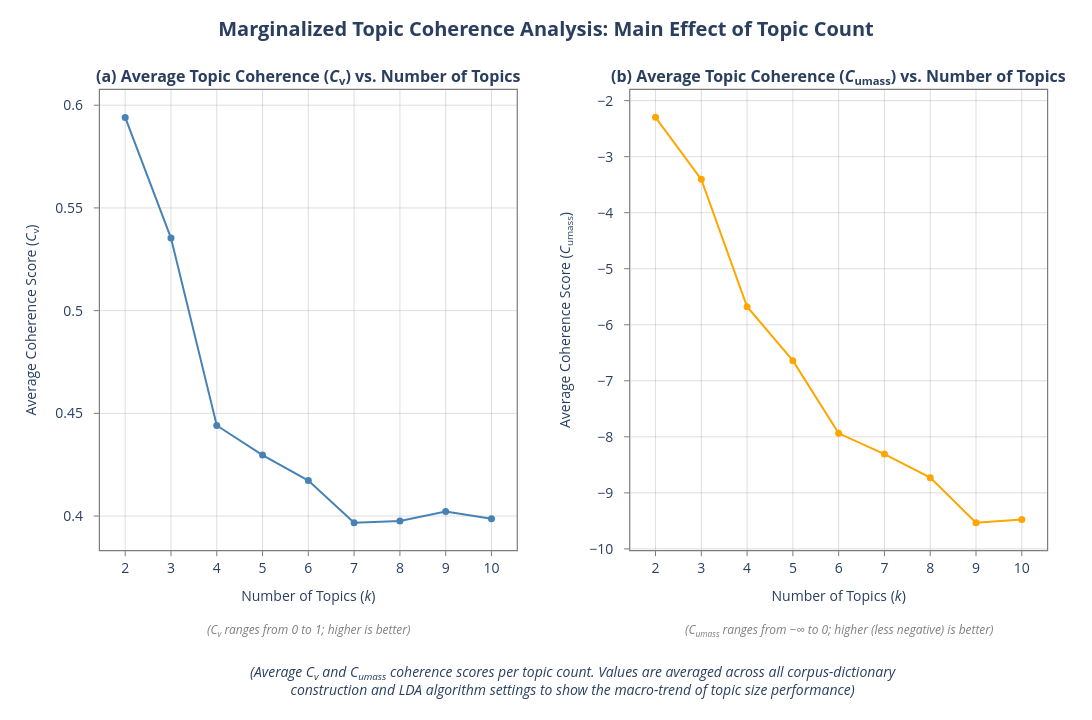

The cell this chart's notebook holds for it:
### Markdown cell above
### LDA Diagnostic Figures

### Code cell
# Marginalized Topic Coherence Analysis
plot_df = (
    lda_results_averaged
)

# Plot styling
blue_color = "steelblue"
orange_color = "orange"
border_color = "rgba(80, 80, 80, 0.75)"
grid_color = "rgba(160, 160, 160, 0.35)"

# Create two side-by-side diagnostic plots
fig = make_subplots(
    rows=1,
    cols=2,
    horizontal_spacing=0.12,
    subplot_titles=(
        "<b>(a) Average Topic Coherence (<i>C</i><sub>v</sub>) vs. Number of Topics</b>",
        "<b>(b) Average Topic Coherence (<i>C</i><sub>umass</sub>) vs. Number of Topics</b>"
    )
)

# (a) C_v coherence
fig.add_trace(
    go.Scatter(
        x=plot_df["num_topics"],
        y=plot_df["coherence_cv"],
        mode="lines+markers",
        name="C_v coherence",
        line=dict(
            color=blue_color,
            width=2
        ),
        marker=dict(
            symbol="circle",
            size=7,
            color=blue_color
        ),
        hovertemplate=(
            "Topics (k): %{x}<br>"
            "C<sub>v</sub>: %{y:.4f}"
            "<extra></extra>"
        )
    ),
    row=1,
    col=1
)

# (b) C_umass coherence
fig.add_trace(
    go.Scatter(
        x=plot_df["num_topics"],
        y=plot_df["coherence_umass"],
        mode="lines+markers",
        name="C_umass coherence",
        line=dict(
            color=orange_color,
            width=2
        ),
        marker=dict(
            symbol="circle",
            size=7,
            color=orange_color
        ),
        hovertemplate=(
            "Topics (k): %{x}<br>"
            "C<sub>umass</sub>: %{y:.4f}"
            "<extra></extra>"
        )
    ),
    row=1,
    col=2
)

# Format the left-panel x-axis
fig.update_xaxes(
    title_text="Number of Topics (<i>k</i>)",
    title_font=dict(size=14),
    tickmode="array",
    tickvals=plot_df["num_topics"].tolist(),
    tickangle=0,

    showgrid=True,
    gridcolor=grid_color,
    griddash="solid",

    showline=True,
    linecolor=border_color,
    linewidth=1.2,
    mirror=True,

    ticks="outside",
    ticklen=5,
    tickcolor=border_color,

    zeroline=False,
    row=1,
    col=1
)

# Format the right-panel x-axis
fig.update_xaxes(
    title_text="Number of Topics (<i>k</i>)",
    title_font=dict(size=14),
    tickmode="array",
    tickvals=plot_df["num_topics"].tolist(),
    tickangle=0,

    showgrid=True,
    gridcolor=grid_color,
    griddash="solid",

    showline=True,
    linecolor=border_color,
    linewidth=1.2,
    mirror=True,

    ticks="outside",
    ticklen=5,
    tickcolor=border_color,

    zeroline=False,
    row=1,
    col=2
)

# Left-panel y-axis: C_v
fig.update_yaxes(
    title_text="Average Coherence Score (<i>C</i><sub>v</sub>)",
    title_font=dict(size=14),

    showgrid=True,
    gridcolor=grid_color,
    griddash="solid",

    showline=True,
    linecolor=border_color,
    linewidth=1.2,
    mirror=True,

    ticks="outside",
    ticklen=5,
    tickcolor=border_color,
    ticklabelstandoff=8,

    zeroline=False,
    row=1,
    col=1
)

# Right-panel y-axis: C_umass
fig.update_yaxes(
    title_text="Average Coherence Score (<i>C</i><sub>umass</sub>)",
    title_font=dict(size=14),

    showgrid=True,
    gridcolor=grid_color,
    griddash="solid",

    showline=True,
    linecolor=border_color,
    linewidth=1.2,
    mirror=True,

    ticks="outside",
    ticklen=5,
    tickcolor=border_color,
    ticklabelstandoff=8,

    zeroline=False,
    row=1,
    col=2
)

# Increase the size of the two subplot titles
fig.layout.annotations[0].update(font=dict(size=16))
fig.layout.annotations[1].update(font=dict(size=16))

# Interpretive text beneath each diagnostic panel
fig.add_annotation(
    x=0.22,
    y=-0.15,
    xref="paper",
    yref="paper",
    text="<i>(C<sub>v</sub> ranges from 0 to 1; higher is better)</i>",
    showarrow=False,
    xanchor="center",
    yanchor="top",
    font=dict(size=12, color="gray")
)

fig.add_annotation(
    x=0.78,
    y=-0.15,
    xref="paper",
    yref="paper",
    text=(
        "<i>(C<sub>umass</sub> ranges from −∞ to 0; "
        "higher (less negative) is better)</i>"
    ),
    showarrow=False,
    xanchor="center",
    yanchor="top",
    font=dict(size=12, color="gray")
)

# Bottom figure caption
fig.add_annotation(
    x=0.5,
    y=-0.24,
    xref="paper",
    yref="paper",
    text=(
        "<i>(Average C<sub>v</sub> and C<sub>umass</sub> coherence scores per topic count. "
        "Values are averaged across all corpus-dictionary<br>"
        "construction and LDA algorithm settings to show the macro-trend of topic size performance)</i>"
    ),
    showarrow=False,
    xanchor="center",
    yanchor="top",
    font=dict(size=14)
)

# Overall figure layout
fig.update_layout(
    title=dict(
        text="<b>Marginalized Topic Coherence Analysis: Main Effect of Topic Count</b>",
        x=0.5,
        xanchor="center",
        y=0.97,
        yanchor="top",
        font=dict(size=20)
    ),
    template="plotly_white",
    width=1400,
    height=720,
    margin=dict(t=90, b=170, l=100,r=45),
    showlegend=False,
    font=dict(size=14)
)

fig.show()

### Figure 1 — Plotly figure (JSON) as saved in the notebook; plotly's stock layout.template omitted (floating-point values rounded to 4 significant figures)
{"data": [{"hovertemplate": "Topics (k): %{x}<br>C<sub>v</sub>: %{y:.4f}<extra></extra>", "line": {"color": "steelblue", "width": 2}, "marker": {"color": "steelblue", "size": 7, "symbol": "circle"}, "mode": "lines+markers", "name": "C_v coherence", "type": "scatter", "x": [2, 3, 4, 5, 6, 7, 8, 9, 10], "xaxis": "x", "y": [0.5941, 0.5353, 0.4441, 0.4297, 0.4173, 0.3968, 0.3976, 0.4023, 0.3987], "yaxis": "y"}, {"hovertemplate": "Topics (k): %{x}<br>C<sub>umass</sub>: %{y:.4f}<extra></extra>", "line": {"color": "orange", "width": 2}, "marker": {"color": "orange", "size": 7, "symbol": "circle"}, "mode": "lines+markers", "name": "C_umass coherence", "type": "scatter", "x": [2, 3, 4, 5, 6, 7, 8, 9, 10], "xaxis": "x2", "y": [-2.299, -3.406, -5.679, -6.642, -7.937, -8.308, -8.729, -9.531, -9.474], "yaxis": "y2"}], "layout": {"annotations": [{"font": {"size": 16}, "showarrow": false, "text": "<b>(a) Average Topic Coherence (<i>C</i><sub>v</sub>) vs. Number of Topics</b>", "x": 0.22, "xanchor": "center", "xref": "paper", "y": 1, "yanchor": "bottom", "yref": "paper"}, {"font": {"size": 16}, "showarrow": false, "text": "<b>(b) Average Topic Coherence (<i>C</i><sub>umass</sub>) vs. Number of Topics</b>", "x": 0.78, "xanchor": "center", "xref": "paper", "y": 1, "yanchor": "bottom", "yref": "paper"}, {"font": {"color": "gray", "size": 12}, "showarrow": false, "text": "<i>(C<sub>v</sub> ranges from 0 to 1; higher is better)</i>", "x": 0.22, "xanchor": "center", "xref": "paper", "y": -0.15, "yanchor": "top", "yref": "paper"}, {"font": {"color": "gray", "size": 12}, "showarrow": false, "text": "<i>(C<sub>umass</sub> ranges from −∞ to 0; higher (less negative) is better)</i>", "x": 0.78, "xanchor": "center", "xref": "paper", "y": -0.15, "yanchor": "top", "yref": "paper"}, {"font": {"size": 14}, "showarrow": false, "text": "<i>(Average C<sub>v</sub> and C<sub>umass</sub> coherence scores per topic count. Values are averaged across all corpus-dictionary<br>construction and LDA algorithm settings to show the macro-trend of topic size performance)</i>", "x": 0.5, "xanchor": "center", "xref": "paper", "y": -0.24, "yanchor": "top", "yref": "paper"}], "font": {"size": 14}, "height": 720, "margin": {"b": 170, "l": 100, "r": 45, "t": 90}, "showlegend": false, "title": {"font": {"size": 20}, "text": "<b>Marginalized Topic Coherence Analysis: Main Effect of Topic Count</b>", "x": 0.5, "xanchor": "center", "y": 0.97, "yanchor": "top"}, "width": 1400, "xaxis": {"anchor": "y", "domain": [0, 0.44], "gridcolor": "rgba(160, 160, 160, 0.35)", "griddash": "solid", "linecolor": "rgba(80, 80, 80, 0.75)", "linewidth": 1.2, "mirror": true, "showgrid": true, "showline": true, "tickangle": 0, "tickcolor": "rgba(80, 80, 80, 0.75)", "ticklen": 5, "tickmode": "array", "ticks": "outside", "tickvals": [2, 3, 4, 5, 6, 7, 8, 9, 10], "title": {"font": {"size": 14}, "text": "Number of Topics (<i>k</i>)"}, "zeroline": false}, "xaxis2": {"anchor": "y2", "domain": [0.56, 1], "gridcolor": "rgba(160, 160, 160, 0.35)", "griddash": "solid", "linecolor": "rgba(80, 80, 80, 0.75)", "linewidth": 1.2, "mirror": true, "showgrid": true, "showline": true, "tickangle": 0, "tickcolor": "rgba(80, 80, 80, 0.75)", "ticklen": 5, "tickmode": "array", "ticks": "outside", "tickvals": [2, 3, 4, 5, 6, 7, 8, 9, 10], "title": {"font": {"size": 14}, "text": "Number of Topics (<i>k</i>)"}, "zeroline": false}, "yaxis": {"anchor": "x", "domain": [0, 1], "gridcolor": "rgba(160, 160, 160, 0.35)", "griddash": "solid", "linecolor": "rgba(80, 80, 80, 0.75)", "linewidth": 1.2, "mirror": true, "showgrid": true, "showline": true, "tickcolor": "rgba(80, 80, 80, 0.75)", "ticklabelstandoff": 8, "ticklen": 5, "ticks": "outside", "title": {"font": {"size": 14}, "text": "Average Coherence Score (<i>C</i><sub>v</sub>)"}, "zeroline": false}, "yaxis2": {"anchor": "x2", "domain": [0, 1], "gridcolor": "rgba(160, 160, 160, 0.35)", "griddash": "solid", "linecolor": "rgba(80, 80, 80, 0.75)", "linewidth": 1.2, "mirror": true, "showgrid": true, "showline": true, "tickcolor": "rgba(80, 80, 80, 0.75)", "ticklabelstandoff": 8, "ticklen": 5, "ticks": "outside", "title": {"font": {"size": 14}, "text": "Average Coherence Score (<i>C</i><sub>umass</sub>)"}, "zeroline": false}}}
